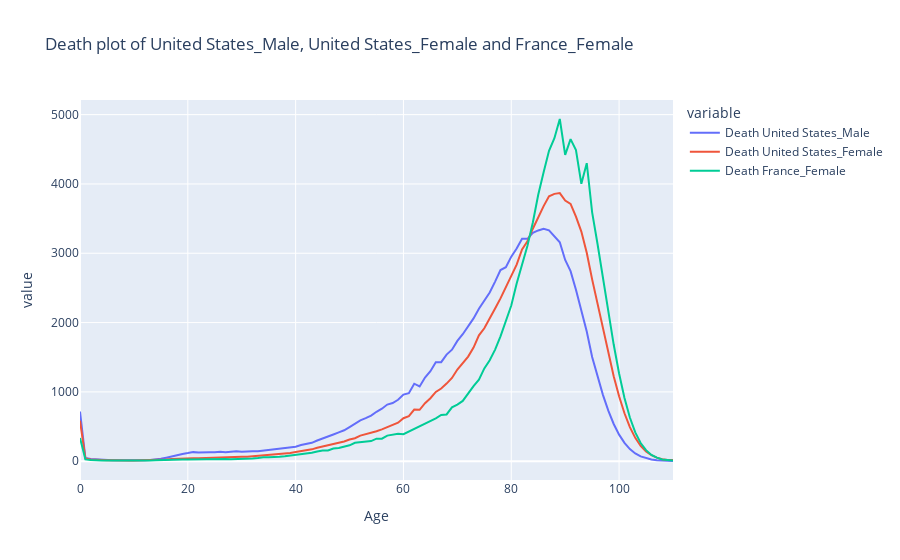

Notebook cell for this chart:
### Code cell
MultipleLives().lifeplot_2(usa_male, usa_female, france,
                      interactive=True, death=True, qx_log=False) #dx_false=False para dx normal

### Figure 1 — Plotly figure (JSON) as saved in the notebook; plotly's stock layout.template omitted (floating-point values rounded to 4 significant figures; data arrays with more than 128 entries replaced by an {"elided": "..."} marker saying what was removed)
{"data": [{"customdata": {"elided": "111x3 float values"}, "hovertemplate": "variable=Death United States_Male<br>Age=%{x}<br>value=%{y}<br>qx_United States_Male=%{customdata[0]}<br>qx_United States_Female=%{customdata[1]}<br>qx_France_Female=%{customdata[2]}<extra></extra>", "legendgroup": "Death United States_Male", "line": {"color": "#636efa", "dash": "solid"}, "mode": "lines", "name": "Death United States_Male", "orientation": "v", "showlegend": true, "type": "scatter", "x": [0, 1, 2, 3, 4, 5, 6, 7, 8, 9, 10, 11, 12, 13, 14, 15, 16, 17, 18, 19, 20, 21, 22, 23, 24, 25, 26, 27, 28, 29, 30, 31, 32, 33, 34, 35, 36, 37, 38, 39, 40, 41, 42, 43, 44, 45, 46, 47, 48, 49, 50, 51, 52, 53, 54, 55, 56, 57, 58, 59, 60, 61, 62, 63, 64, 65, 66, 67, 68, 69, 70, 71, 72, 73, 74, 75, 76, 77, 78, 79, 80, 81, 82, 83, 84, 85, 86, 87, 88, 89, 90, 91, 92, 93, 94, 95, 96, 97, 98, 99, 100, 101, 102, 103, 104, 105, 106, 107, 108, 109, 110], "xaxis": "x", "y": [716, 47, 31, 24, 18, 15, 13, 13, 12, 14, 12, 16, 15, 19, 24, 34, 51, 68, 95, 105, 117, 131, 125, 132, 131, 129, 135, 130, 135, 143, 137, 144, 143, 143, 153, 160, 166, 175, 186, 196, 210, 233, 252, 265, 299, 325, 354, 385, 415, 446, 493, 538, 590, 621, 657, 713, 757, 817, 839, 887, 961, 981, 1118, 1079, 1207, 1299, 1427, 1429, 1538, 1609, 1735, 1832, 1940, 2060, 2201, 2311, 2435, 2591, 2758, 2799, 2951, 3068, 3209, 3208, 3294, 3329, 3354, 3330, 3236, 3159, 2904, 2742, 2473, 2175, 1872, 1503, 1217, 957, 729, 537, 383, 264, 174, 112, 69, 41, 24, 13, 7, 4, 3], "yaxis": "y"}, {"customdata": {"elided": "111x3 float values"}, "hovertemplate": "variable=Death United States_Female<br>Age=%{x}<br>value=%{y}<br>qx_United States_Male=%{customdata[0]}<br>qx_United States_Female=%{customdata[1]}<br>qx_France_Female=%{customdata[2]}<extra></extra>", "legendgroup": "Death United States_Female", "line": {"color": "#EF553B", "dash": "solid"}, "mode": "lines", "name": "Death United States_Female", "orientation": "v", "showlegend": true, "type": "scatter", "x": [0, 1, 2, 3, 4, 5, 6, 7, 8, 9, 10, 11, 12, 13, 14, 15, 16, 17, 18, 19, 20, 21, 22, 23, 24, 25, 26, 27, 28, 29, 30, 31, 32, 33, 34, 35, 36, 37, 38, 39, 40, 41, 42, 43, 44, 45, 46, 47, 48, 49, 50, 51, 52, 53, 54, 55, 56, 57, 58, 59, 60, 61, 62, 63, 64, 65, 66, 67, 68, 69, 70, 71, 72, 73, 74, 75, 76, 77, 78, 79, 80, 81, 82, 83, 84, 85, 86, 87, 88, 89, 90, 91, 92, 93, 94, 95, 96, 97, 98, 99, 100, 101, 102, 103, 104, 105, 106, 107, 108, 109, 110], "xaxis": "x", "y": [585, 39, 25, 19, 15, 13, 13, 9, 10, 12, 10, 12, 12, 13, 15, 20, 26, 32, 37, 38, 39, 44, 44, 48, 51, 49, 56, 55, 61, 64, 66, 65, 72, 79, 82, 84, 93, 103, 111, 118, 132, 144, 156, 171, 193, 210, 231, 252, 272, 285, 313, 331, 369, 388, 405, 433, 459, 488, 516, 556, 620, 651, 745, 742, 837, 908, 999, 1048, 1120, 1201, 1323, 1424, 1509, 1639, 1816, 1918, 2053, 2204, 2349, 2505, 2660, 2835, 3055, 3172, 3354, 3529, 3680, 3821, 3857, 3868, 3761, 3711, 3527, 3313, 3007, 2624, 2267, 1905, 1553, 1226, 937, 692, 492, 337, 223, 142, 86, 51, 29, 16, 16], "yaxis": "y"}, {"customdata": {"elided": "111x3 float values"}, "hovertemplate": "variable=Death France_Female<br>Age=%{x}<br>value=%{y}<br>qx_United States_Male=%{customdata[0]}<br>qx_United States_Female=%{customdata[1]}<br>qx_France_Female=%{customdata[2]}<extra></extra>", "legendgroup": "Death France_Female", "line": {"color": "#00cc96", "dash": "solid"}, "mode": "lines", "name": "Death France_Female", "orientation": "v", "showlegend": true, "type": "scatter", "x": [0, 1, 2, 3, 4, 5, 6, 7, 8, 9, 10, 11, 12, 13, 14, 15, 16, 17, 18, 19, 20, 21, 22, 23, 24, 25, 26, 27, 28, 29, 30, 31, 32, 33, 34, 35, 36, 37, 38, 39, 40, 41, 42, 43, 44, 45, 46, 47, 48, 49, 50, 51, 52, 53, 54, 55, 56, 57, 58, 59, 60, 61, 62, 63, 64, 65, 66, 67, 68, 69, 70, 71, 72, 73, 74, 75, 76, 77, 78, 79, 80, 81, 82, 83, 84, 85, 86, 87, 88, 89, 90, 91, 92, 93, 94, 95, 96, 97, 98, 99, 100, 101, 102, 103, 104, 105, 106, 107, 108, 109, 110], "xaxis": "x", "y": [336, 26, 19, 12, 11, 9, 8, 7, 9, 8, 7, 7, 6, 10, 14, 14, 19, 22, 16, 23, 25, 27, 23, 25, 26, 27, 32, 32, 30, 31, 35, 35, 38, 46, 58, 56, 54, 63, 71, 80, 89, 96, 115, 121, 141, 155, 154, 182, 191, 213, 229, 266, 271, 284, 290, 325, 325, 369, 387, 397, 390, 427, 473, 502, 542, 582, 619, 668, 675, 777, 817, 870, 982, 1084, 1177, 1339, 1457, 1610, 1802, 2012, 2246, 2563, 2851, 3108, 3444, 3845, 4168, 4479, 4660, 4937, 4419, 4647, 4489, 4002, 4300, 3591, 3133, 2642, 2150, 1683, 1266, 913, 630, 416, 263, 159, 91, 51, 26, 14, 12], "yaxis": "y"}], "layout": {"legend": {"title": {"text": "variable"}, "tracegroupgap": 0}, "title": {"text": "Death plot of United States_Male, United States_Female and France_Female"}, "xaxis": {"anchor": "y", "domain": [0, 1], "title": {"text": "Age"}}, "yaxis": {"anchor": "x", "domain": [0, 1], "title": {"text": "value"}}}}
